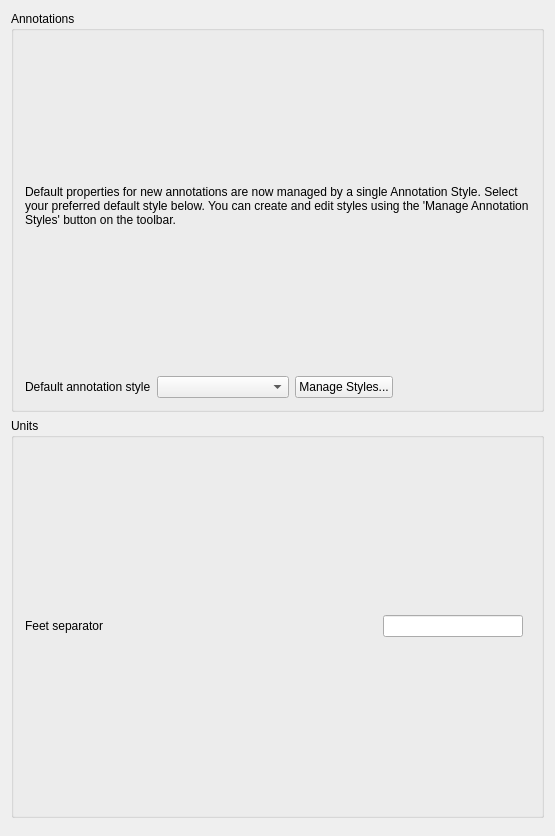
<?xml version="1.0" encoding="UTF-8"?>
<ui version="4.0">
 <class>Gui::Dialog::DlgSettingsDraft</class>
 <widget class="QWidget" name="Gui::Dialog::DlgSettingsDraft">
  <property name="geometry">
   <rect>
    <x>0</x>
    <y>0</y>
    <width>555</width>
    <height>836</height>
   </rect>
  </property>
  <property name="windowTitle">
   <string>Texts and Dimensions</string>
  </property>
  <layout class="QVBoxLayout">
   <item>
    <widget class="QGroupBox" name="groupBox_1">
     <property name="title">
      <string>Annotations</string>
     </property>
     <layout class="QGridLayout" name="gridLayout_1" columnstretch="0,1,0,1">
      <item row="0" column="0" colspan="4">
       <widget class="QLabel" name="label_Signpost">
        <property name="text">
         <string>Default properties for new annotations are now managed by a single Annotation Style. Select your preferred default style below. You can create and edit styles using the 'Manage Annotation Styles' button on the toolbar.</string>
        </property>
        <property name="wordWrap">
         <bool>true</bool>
        </property>
       </widget>
      </item>
      <item row="1" column="0">
       <widget class="QLabel" name="label_DefaultStyle">
        <property name="text">
         <string>Default annotation style</string>
        </property>
       </widget>
      </item>
      <item row="1" column="1">
       <widget class="QComboBox" name="pref_DefaultAnnotationStyle">
        <property name="toolTip">
         <string>The default style to use for new annotations</string>
        </property>
       </widget>
      </item>
      <item row="1" column="2">
       <widget class="QPushButton" name="pushButton_ManageStyles">
        <property name="toolTip">
         <string>Open the Annotation Style Manager</string>
        </property>
        <property name="text">
         <string>Manage Styles...</string>
        </property>
       </widget>
      </item>
      <item row="1" column="3">
       <spacer name="horizontalSpacer_9">
        <property name="orientation">
         <enum>Qt::Horizontal</enum>
        </property>
       </spacer>
      </item>
     </layout>
    </widget>
   </item>
   <item>
    <widget class="QGroupBox" name="groupBox_4">
     <property name="title">
      <string>Units</string>
     </property>
     <layout class="QGridLayout" name="gridLayout_4">
      <item row="0" column="0">
       <widget class="QLabel" name="label_FeetSeparator">
        <property name="text">
         <string>Feet separator</string>
        </property>
       </widget>
      </item>
      <item row="0" column="1">
       <widget class="Gui::PrefLineEdit" name="lineEdit_FeetSeparator">
        <property name="maximumSize">
         <size>
          <width>140</width>
          <height>16777215</height>
         </size>
        </property>
        <property name="toolTip">
         <string>The optional string inserted between the feet and inches values in dimensions</string>
        </property>
        <property name="prefEntry" stdset="0">
         <cstring>FeetSeparator</cstring>
        </property>
        <property name="prefPath" stdset="0">
         <cstring>Mod/Draft</cstring>
        </property>
       </widget>
      </item>
      <item row="0" column="2">
       <spacer name="horizontalSpacer_4">
        <property name="orientation">
         <enum>Qt::Horizontal</enum>
        </property>
       </spacer>
      </item>
     </layout>
    </widget>
   </item>
   <item>
    <spacer name="verticalSpacer_1">
     <property name="orientation">
      <enum>Qt::Vertical</enum>
     </property>
    </spacer>
   </item>
  </layout>
 </widget>
 <layoutdefault spacing="6" margin="11"/>
 <customwidgets>
  <customwidget>
   <class>Gui::PrefLineEdit</class>
   <extends>QLineEdit</extends>
   <header>Gui/PrefWidgets.h</header>
  </customwidget>
 </customwidgets>
 <resources/>
 <connections/>
</ui>
